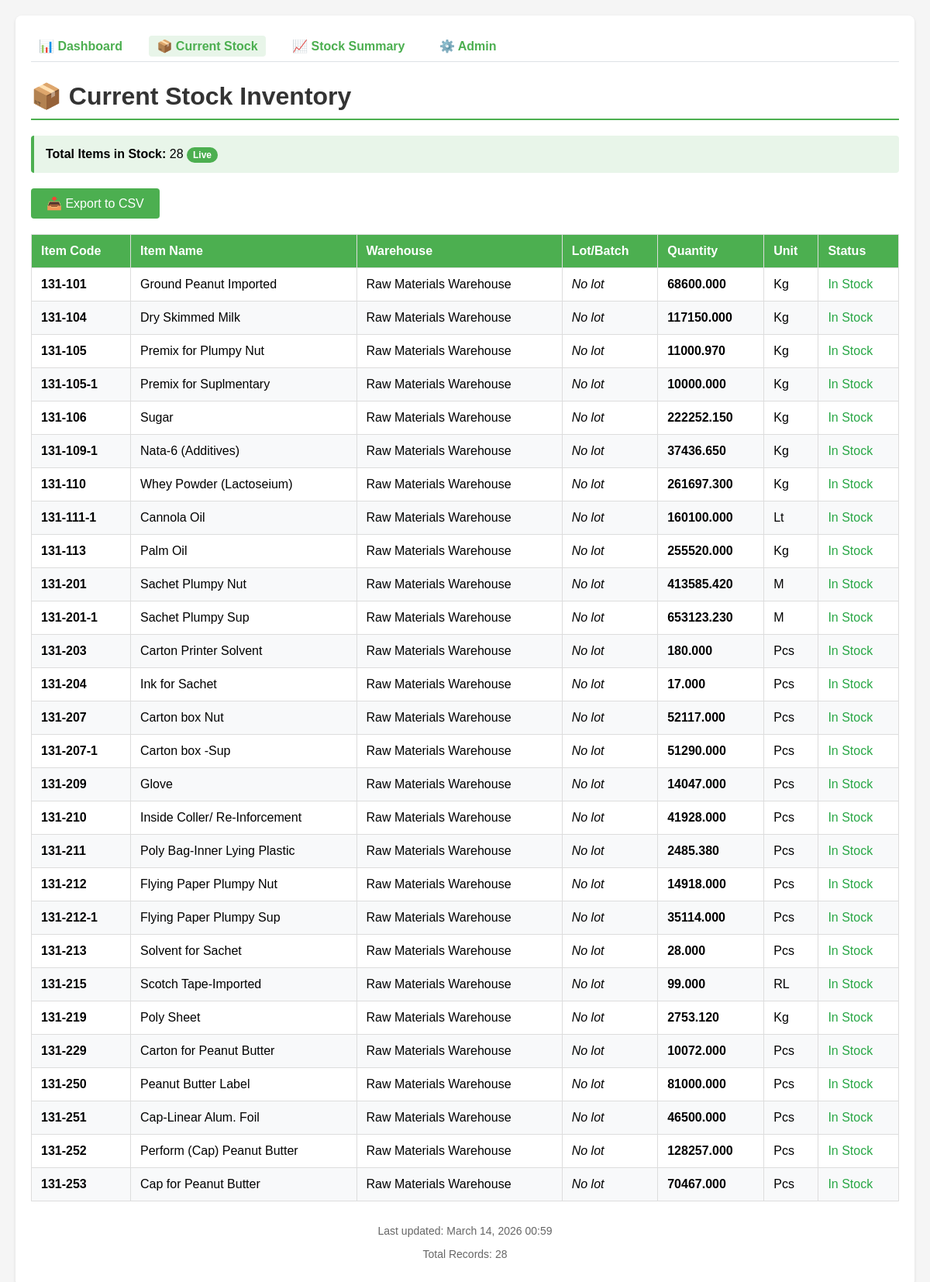
The app's page /inventory/current-stock/ (signed in) with its own data.
### apps/inventory/models.py (models this page shows, shortened)
class CurrentStock(CompanyModel):
    item = models.ForeignKey(Item, on_delete=models.PROTECT, related_name='inventory_stock')
    warehouse = models.ForeignKey(Warehouse, on_delete=models.PROTECT, related_name='current_stock')
    lot = models.ForeignKey(Lot, on_delete=models.PROTECT, null=True, blank=True, related_name='current_stock')
    quantity = models.DecimalField(max_digits=12, decimal_places=4, default=0)
    reserved_quantity = models.DecimalField(
        max_digits=12,
        decimal_places=4,
        default=0,
        help_text="Quantity reserved for production/sales"
    )
    last_updated = models.DateTimeField(auto_now=True)
    last_transaction = models.ForeignKey(
        StockTransaction,
        on_delete=models.SET_NULL,
        null=True,
        blank=True,
        related_name='+'
    )
    class Meta:
        unique_together = [['item', 'warehouse', 'lot']]
        ordering = ['item__code', 'warehouse__name']
        verbose_name = "Current Stock"
        verbose_name_plural = "Current Stock"
        indexes = [
            models.Index(fields=['item', 'warehouse']),
        ]

class Warehouse(CompanyModel):
    WAREHOUSE_TYPE_CHOICES = (
        ('raw', 'Raw Materials'),
        ('packing', 'Packing Materials'),
        ('finished', 'Finished Goods'),
        ('wip', 'Work in Progress'),
        ('quarantine', 'Quarantine'),
        ('damaged', 'Damaged Goods'),
        ('returns', 'Returns'),
        ('consignment', 'Consignment'),
    )
    name = models.CharField(max_length=100, unique=True)
    code = models.CharField(max_length=20, unique=True, help_text="RM-STORE, FG-WH, etc.")
    warehouse_type = models.CharField(
        max_length=20,
        choices=WAREHOUSE_TYPE_CHOICES,
        default='raw',
        help_text="Type of warehouse"
    )
    location = models.CharField(max_length=100, blank=True, help_text="Physical location")
    address = models.TextField(blank=True)
    city = models.CharField(max_length=100, blank=True, default="Addis Ababa")
    country = models.CharField(max_length=100, blank=True, default="Ethiopia")
    phone = models.CharField(max_length=20, blank=True)
    email = models.EmailField(blank=True)
    manager = models.CharField(max_length=100, blank=True, help_text="Warehouse manager name")
    capacity = models.DecimalField(
        max_digits=12,
        decimal_places=4,
        null=True,
        blank=True,
        help_text="Total capacity in cubic meters or kg"
    )
    capacity_unit = models.CharField(
        max_length=10,
        default="m³",
        help_text="Unit of capacity measurement"
    )
    is_active = models.BooleanField(default=True)
    is_damaged = models.BooleanField(default=False, help_text="Is this a damaged goods warehouse?")
    is_quarantine = models.BooleanField(default=False, help_text="Is this a quarantine warehouse?")
    created_at = models.DateTimeField(auto_now_add=True)
    updated_at = models.DateTimeField(auto_now=True)
    created_by = models.ForeignKey(
        'auth.User',
        on_delete=models.SET_NULL,
        null=True,
        blank=True,
        related_name='created_warehouses'
    )
    class Meta:
        ordering = ['name']
        verbose_name = "Warehouse"
        verbose_name_plural = "Warehouses"
        indexes = [
            models.Index(fields=['code']),
            models.Index(fields=['warehouse_type']),
            models.Index(fields=['is_active']),
        ]

### apps/core/models.py (models this page shows, shortened)
class CompanyModel(models.Model):
    company = models.ForeignKey(
        'company.Company',
        on_delete=models.CASCADE,
        related_name='%(class)s_set',
        help_text="Company this record belongs to",
        null=True,
        blank=True
    )
    class Meta:
        abstract = True

class Item(CompanyModel):
    ITEM_CATEGORY = (
        ('raw', 'Raw Material'),
        ('semi', 'Semi-Finished'),
        ('finished', 'Finished Product'),
        ('packing', 'Packing Material'),
        ('consumable', 'Consumable'),
        ('asset', 'Fixed Asset'),
    )
    PRODUCT_TYPE = (
        ('plumpy_nut', "Plumpy'Nut"),
        ('plumpy_sup', "Plumpy'Sup"),
        ('other', 'Other'),
    )
    STOCK_VALUATION_METHOD = (
        ('fifo', 'FIFO - First In First Out'),
        ('lifo', 'LIFO - Last In First Out'),
        ('average', 'Weighted Average'),
        ('standard', 'Standard Cost'),
    )
    code = models.CharField(max_length=50, unique=True, db_index=True, help_text="Unique item code")
    peach_code = models.CharField(max_length=100, blank=True, verbose_name="Peach / Purchase Name")
    name = models.CharField(max_length=200, help_text="Item name")
    description = models.TextField(blank=True, help_text="Detailed description")
    category = models.CharField(max_length=20, choices=ITEM_CATEGORY, db_index=True)
    product_type = models.CharField(max_length=20, choices=PRODUCT_TYPE, blank=True, null=True)
    unit = models.ForeignKey(Unit, on_delete=models.PROTECT, related_name='items')
    is_active = models.BooleanField(default=True, db_index=True)
    is_purchased = models.BooleanField(default=True, help_text="Can this item be purchased?")
    is_sold = models.BooleanField(default=False, help_text="Can this item be sold?")
    is_stocked = models.BooleanField(default=True, help_text="Is this item stocked in inventory?")
    shelf_life_days = models.PositiveIntegerField(
        null=True,
        blank=True,
        help_text="730 for 24 months"
    )
    min_shelf_life_on_receipt = models.PositiveIntegerField(
        default=180,
        help_text="Minimum remaining shelf life when received (days)"
    )
    allergen_peanut = models.BooleanField(default=False, help_text="Contains peanut allergen")
    pack_size_kg = models.DecimalField(
        max_digits=8,
        decimal_places=4,
        null=True,
        blank=True,
        help_text="e.g. 0.092 for Plumpy'Nut sachet"
    )
    weight_kg = models.DecimalField(
        max_digits=10,
        decimal_places=4,
        null=True,
        blank=True,
        help_text="Item weight in kg"
    )
    volume_m3 = models.DecimalField(
        max_digits=10,
        decimal_places=4,
        null=True,
        blank=True,
        help_text="Item volume in cubic meters"
    )
    valuation_method = models.CharField(
        max_length=20,
        choices=STOCK_VALUATION_METHOD,
        default='average',
        help_text="Method used for stock valuation"
    )
    std_unit_price = models.DecimalField(
        max_digits=12,
        decimal_places=4,
        default=Decimal('0.0000'),
        verbose_name="Standard Unit Price",
        help_text="Standard / budgeted unit price (for variance analysis)"
    )
    unit_cost = models.DecimalField(
        max_digits=12,
        decimal_places=4,
        default=Decimal('0.0000'),
        verbose_name="Unit Cost",
        help_text="Cost per unit (per kg, per piece, etc.) - last purchase or average cost"
    )
    current_avg_cost = models.DecimalField(
        max_digits=12,
        decimal_places=4,
        default=Decimal('0.0000'),
        editable=False,
        verbose_name="Average Cost",
        help_text="Weighted average cost from purchases"
    )
    current_stock = models.DecimalField(
        max_digits=15,
        decimal_places=4,
        default=Decimal('0.0000'),
        verbose_name="Current Stock",
        help_text="Current quantity in stock (in the item's base unit)"
    )
    minimum_stock = models.DecimalField(
        max_digits=12,
        decimal_places=4,
        default=Decimal('0.0000'),
        verbose_name="Minimum Stock Level",
        help_text="Alert when stock falls below this level (safety stock)"
    )
    maximum_stock = models.DecimalField(
        max_digits=12,
        decimal_places=4,
        default=Decimal('0.0000'),
        verbose_name="Maximum Stock Level",
        help_text="Maximum desired stock level"
    )
    reorder_point = models.DecimalField(
        max_digits=12,
        decimal_places=4,
        default=Decimal('0.0000'),
        verbose_name="Reorder Point",
        help_text="When stock reaches this level, trigger reorder (should be >= minimum_stock)"
    )
    reorder_quantity = models.DecimalField(
        max_digits=12,
        decimal_places=4,
        default=Decimal('0.0000'),
        verbose_name="Reorder Quantity",
        help_text="Suggested quantity to order when below reorder point"
    )
    lead_time_days = models.PositiveIntegerField(
        default=0,
        help_text="Typical lead time in days for procurement"
    )
    tax_rate = models.DecimalField(
        max_digits=5,
        decimal_places=2,
        default=15.00,
        help_text="VAT/Tax rate percentage"
    )
    hs_code = models.CharField(
        max_length=20,
        blank=True,
        verbose_name="HS Code",
        help_text="Harmonized System code for customs"
    )
    default_location = models.CharField(
        max_length=100,
        blank=True,
        help_text="Default storage location in warehouse"
    )
    bin_location = models.CharField(
        max_length=50,
        blank=True,
        help_text="Bin/shelf location"
    )
    created_at = models.DateTimeField(auto_now_add=True)
    updated_at = models.DateTimeField(auto_now=True)
    created_by = models.ForeignKey(
        'auth.User',
        on_delete=models.SET_NULL,
        null=True,
        blank=True,
        related_name='created_items'
    )
    class Meta:
        verbose_name = "Item"
        verbose_name_plural = "Items"
        ordering = ['code']
        indexes = [
            models.Index(fields=['code']),
            models.Index(fields=['category']),
            models.Index(fields=['is_active']),
            models.Index(fields=['product_type']),
            models.Index(fields=['current_stock', 'minimum_stock']),
        ]

class Unit(CompanyModel):
    name = models.CharField(max_length=50, unique=True)
    abbreviation = models.CharField(max_length=10, unique=True)
    is_active = models.BooleanField(default=True, help_text="Whether this unit is active")
    created_at = models.DateTimeField(auto_now_add=True)
    updated_at = models.DateTimeField(auto_now=True)
    class Meta:
        verbose_name = "Unit"
        verbose_name_plural = "Units"
        ordering = ['name']
        indexes = [
            models.Index(fields=['abbreviation']),
        ]

### apps/inventory/views.py (the view)
# urls.py: path('current-stock/', views.current_stock, name='current_stock'),
@login_required
def current_stock(request):
    company_id = _company_id(request)
    _ensure_current_stock_seed(company_id)
    stock_items = _scoped(CurrentStock.objects.select_related(
        'item', 'warehouse', 'lot', 'item__unit'
    ).all(), company_id).order_by('item__code', 'warehouse__name')
    warehouse_id = request.GET.get('warehouse')
    if warehouse_id:
        stock_items = stock_items.filter(warehouse_id=warehouse_id)
    category = request.GET.get('category')
    if category:
        stock_items = stock_items.filter(item__category=category)
    status = request.GET.get('status')
    if status == 'low':
        stock_items = stock_items.filter(quantity__lt=F('item__minimum_stock'))
    elif status == 'out':
        stock_items = stock_items.filter(quantity=0)
    elif status == 'reorder':
        stock_items = stock_items.filter(quantity__lte=F('item__reorder_point'))
    total_value = stock_items.aggregate(
        total=Sum(F('quantity') * F('item__unit_cost'))
    )['total'] or 0
    context = {
        'stock_items': stock_items,
        'warehouses': _scoped(Warehouse.objects.filter(is_active=True), company_id),
        'categories': Item.ITEM_CATEGORY,
        'total_value': total_value,
        'today': timezone.now().date(),
    }
    return render(request, 'inventory/current_stock.html', context)

### apps/inventory/templates/inventory/current_stock.html (shortened to what this page needs)
<!DOCTYPE html>
<html>
<head>
</head>
<body>
    <div class="container">
        <div class="nav-links">
            <a href="{% url 'inventory:dashboard' %}">📊 Dashboard</a>
            <a href="{% url 'inventory:current_stock' %}" style="background-color: #e8f5e9;">📦 Current Stock</a>
            <a href="{% url 'inventory:stock_summary' %}">📈 Stock Summary</a>
            <a href="{% url 'admin:index' %}">⚙️ Admin</a>
        </div>
        <h1>📦 Current Stock Inventory</h1>
        <div class="summary-box">
            <strong>Total Items in Stock:</strong> {{ stock_items|length }}
            <span class="badge">Live</span>
        </div>
        <a href="#" onclick="exportToCSV()" class="export-btn">📥 Export to CSV</a>
        {% if stock_items %}
        <table id="stock-table">
            <thead>
                <tr>
                    <th>Item Code</th>
                    <th>Item Name</th>
                    <th>Warehouse</th>
                    <th>Lot/Batch</th>
                    <th>Quantity</th>
                    <th>Unit</th>
                    <th>Status</th>
                </tr>
            </thead>
            <tbody>
                {% for item in stock_items %}
                <tr>
                    <td><strong>{{ item.item.code }}</strong></td>
                    <td>{{ item.item.name }}</td>
                    <td>{{ item.warehouse.name }}</td>
                    <td>
                        {% if item.lot %}
                            {{ item.lot.batch_number }}
                            {% if item.lot.is_near_expiry %}
                                <span style="color: #ffc107; font-size: 12px;">⚠️ Near expiry</span>
                            {% endif %}
                        {% else %}
                            <em>No lot</em>
                        {% endif %}
                    </td>
                    <td><strong>{{ item.quantity|floatformat:3 }}</strong></td>
                    <td>{{ item.item.unit.abbreviation }}</td>
                    <td>
                        {% if item.quantity <= 0 %}
                            <span style="color: #dc3545;">Out of Stock</span>
                        {% elif item.quantity < 10 %}
                            <span style="color: #ffc107;">Low Stock</span>
                        {% else %}
                            <span style="color: #28a745;">In Stock</span>
                        {% endif %}
                    </td>
                </tr>
                {% endfor %}
            </tbody>
        </table>
        {% else %}
        <p style="text-align: center; padding: 50px; color: #666; background-color: #f8f9fa; border-radius: 4px;">
            No stock items found. <a href="{% url 'admin:inventory_stocktransaction_add' %}">Add a transaction</a> to create stock.
        </p>
        {% endif %}
        <div class="footer">
            <p>Last updated: {% now "F j, Y H:i" %}</p>
            <p>Total Records: {{ stock_items|length }}</p>
        </div>
    </div>
</body>
</html>

### records on screen
CurrentStock: item.code "131-101", item.name "Ground Peanut Imported", warehouse.name "Raw Materials Warehouse", shows "No lot", quantity "68600.000", item.unit.abbreviation "Kg", shows "In Stock"
CurrentStock: item.code "131-104", item.name "Dry Skimmed Milk", warehouse.name "Raw Materials Warehouse", shows "No lot", quantity "117150.000", item.unit.abbreviation "Kg", shows "In Stock"
CurrentStock: item.code "131-105", item.name "Premix for Plumpy Nut", warehouse.name "Raw Materials Warehouse", shows "No lot", quantity "11000.970", item.unit.abbreviation "Kg", shows "In Stock"
CurrentStock: item.code "131-105-1", item.name "Premix for Suplmentary", warehouse.name "Raw Materials Warehouse", shows "No lot", quantity "10000.000", item.unit.abbreviation "Kg", shows "In Stock"
CurrentStock: item.code "131-106", item.name "Sugar", warehouse.name "Raw Materials Warehouse", shows "No lot", quantity "222252.150", item.unit.abbreviation "Kg", shows "In Stock"
CurrentStock: item.code "131-109-1", item.name "Nata-6 (Additives)", warehouse.name "Raw Materials Warehouse", shows "No lot", quantity "37436.650", item.unit.abbreviation "Kg", shows "In Stock"
CurrentStock: item.code "131-110", item.name "Whey Powder (Lactoseium)", warehouse.name "Raw Materials Warehouse", shows "No lot", quantity "261697.300", item.unit.abbreviation "Kg", shows "In Stock"
CurrentStock: item.code "131-111-1", item.name "Cannola Oil", warehouse.name "Raw Materials Warehouse", shows "No lot", quantity "160100.000", item.unit.abbreviation "Lt", shows "In Stock"
CurrentStock: item.code "131-113", item.name "Palm Oil", warehouse.name "Raw Materials Warehouse", shows "No lot", quantity "255520.000", item.unit.abbreviation "Kg", shows "In Stock"
CurrentStock: item.code "131-201", item.name "Sachet Plumpy Nut", warehouse.name "Raw Materials Warehouse", shows "No lot", quantity "413585.420", item.unit.abbreviation "M", shows "In Stock"
CurrentStock: item.code "131-201-1", item.name "Sachet Plumpy Sup", warehouse.name "Raw Materials Warehouse", shows "No lot", quantity "653123.230", item.unit.abbreviation "M", shows "In Stock"
CurrentStock: item.code "131-203", item.name "Carton Printer Solvent", warehouse.name "Raw Materials Warehouse", shows "No lot", quantity "180.000", item.unit.abbreviation "Pcs", shows "In Stock"
CurrentStock: item.code "131-204", item.name "Ink for Sachet", warehouse.name "Raw Materials Warehouse", shows "No lot", quantity "17.000", item.unit.abbreviation "Pcs", shows "In Stock"
CurrentStock: item.code "131-207", item.name "Carton box Nut", warehouse.name "Raw Materials Warehouse", shows "No lot", quantity "52117.000", item.unit.abbreviation "Pcs", shows "In Stock"
CurrentStock: item.code "131-207-1", item.name "Carton box -Sup", warehouse.name "Raw Materials Warehouse", shows "No lot", quantity "51290.000", item.unit.abbreviation "Pcs", shows "In Stock"
CurrentStock: item.code "131-209", item.name "Glove", warehouse.name "Raw Materials Warehouse", shows "No lot", quantity "14047.000", item.unit.abbreviation "Pcs", shows "In Stock"
CurrentStock: item.code "131-210", item.name "Inside Coller/ Re-Inforcement", warehouse.name "Raw Materials Warehouse", shows "No lot", quantity "41928.000", item.unit.abbreviation "Pcs", shows "In Stock"
CurrentStock: item.code "131-211", item.name "Poly Bag-Inner Lying Plastic", warehouse.name "Raw Materials Warehouse", shows "No lot", quantity "2485.380", item.unit.abbreviation "Pcs", shows "In Stock"
CurrentStock: item.code "131-212", item.name "Flying Paper Plumpy Nut", warehouse.name "Raw Materials Warehouse", shows "No lot", quantity "14918.000", item.unit.abbreviation "Pcs", shows "In Stock"
CurrentStock: item.code "131-212-1", item.name "Flying Paper Plumpy Sup", warehouse.name "Raw Materials Warehouse", shows "No lot", quantity "35114.000", item.unit.abbreviation "Pcs", shows "In Stock"
CurrentStock: item.code "131-213", item.name "Solvent for Sachet", warehouse.name "Raw Materials Warehouse", shows "No lot", quantity "28.000", item.unit.abbreviation "Pcs", shows "In Stock"
CurrentStock: item.code "131-215", item.name "Scotch Tape-Imported", warehouse.name "Raw Materials Warehouse", shows "No lot", quantity "99.000", item.unit.abbreviation "RL", shows "In Stock"
CurrentStock: item.code "131-219", item.name "Poly Sheet", warehouse.name "Raw Materials Warehouse", shows "No lot", quantity "2753.120", item.unit.abbreviation "Kg", shows "In Stock"
CurrentStock: item.code "131-229", item.name "Carton for Peanut Butter", warehouse.name "Raw Materials Warehouse", shows "No lot", quantity "10072.000", item.unit.abbreviation "Pcs", shows "In Stock"
CurrentStock: item.code "131-250", item.name "Peanut Butter Label", warehouse.name "Raw Materials Warehouse", shows "No lot", quantity "81000.000", item.unit.abbreviation "Pcs", shows "In Stock"
CurrentStock: item.code "131-251", item.name "Cap-Linear Alum. Foil", warehouse.name "Raw Materials Warehouse", shows "No lot", quantity "46500.000", item.unit.abbreviation "Pcs", shows "In Stock"
CurrentStock: item.code "131-252", item.name "Perform (Cap) Peanut Butter", warehouse.name "Raw Materials Warehouse", shows "No lot", quantity "128257.000", item.unit.abbreviation "Pcs", shows "In Stock"
CurrentStock: item.code "131-253", item.name "Cap for Peanut Butter", warehouse.name "Raw Materials Warehouse", shows "No lot", quantity "70467.000", item.unit.abbreviation "Pcs", shows "In Stock"

### other values on screen
{{ stock_items|length }} "28"
